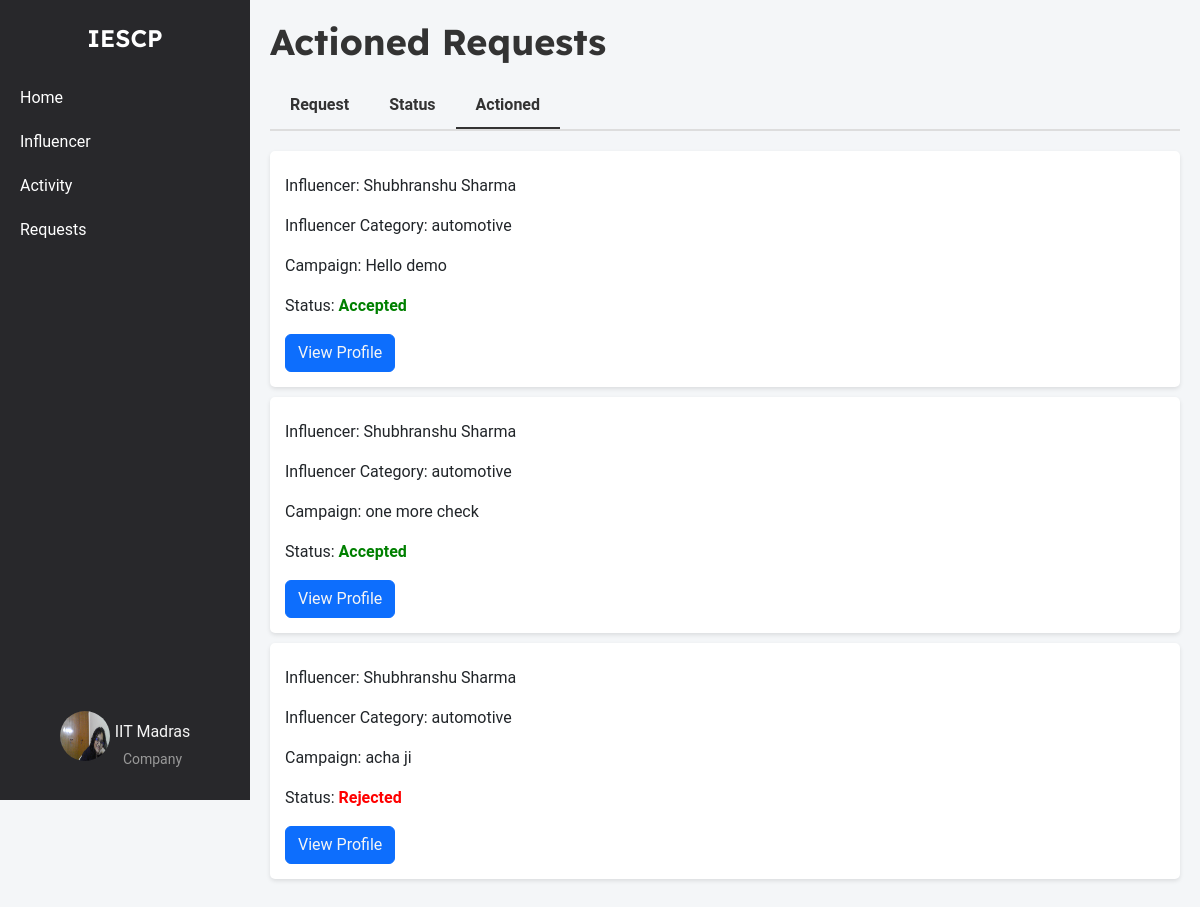
The page /company/actioned (signed in) on the database as committed earlier.
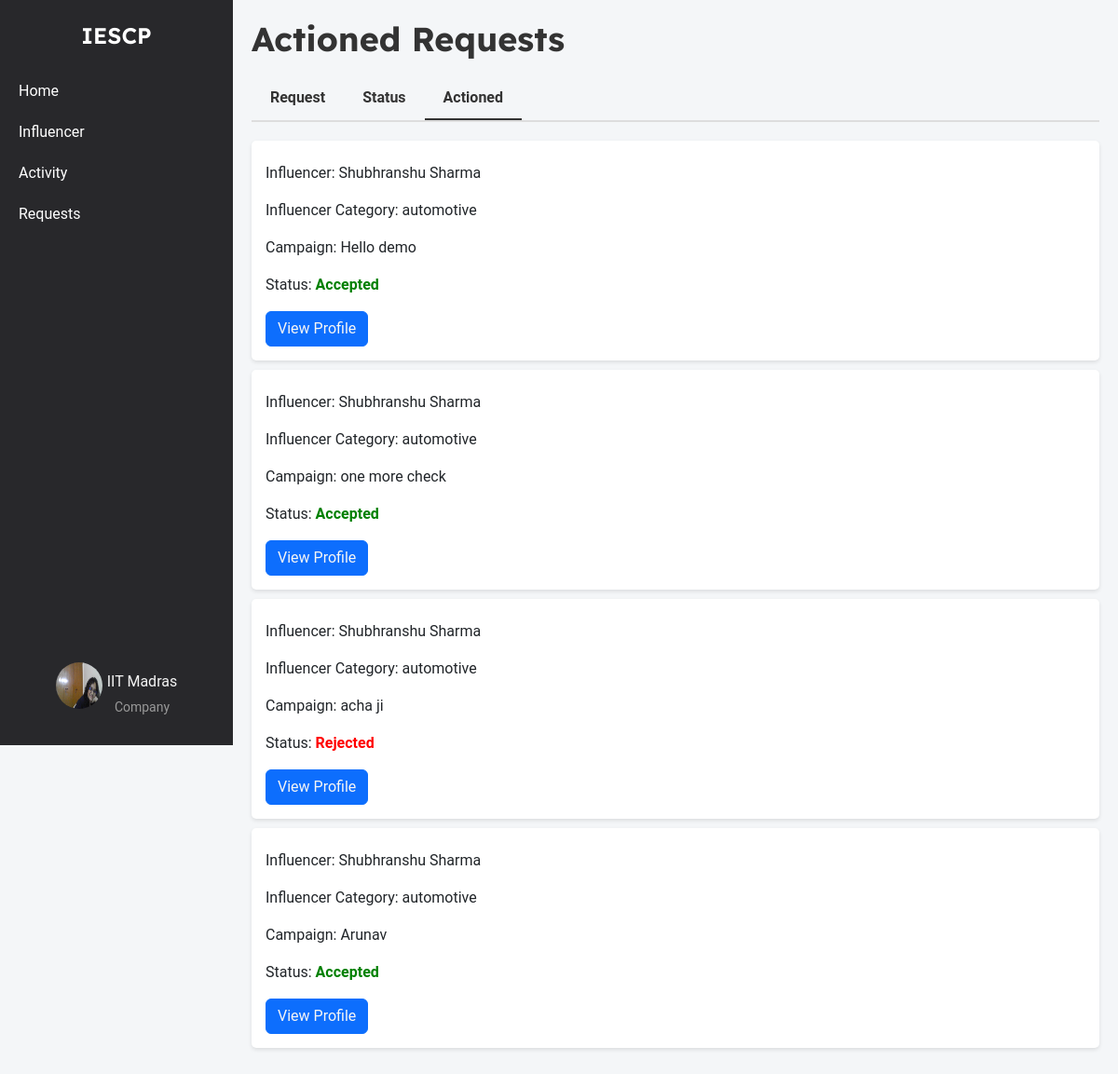
The same page on the database as committed later.
### models.py (models this page shows, shortened)
class Company(db.Model):
    __tablename__ = 'company'
    id = db.Column(db.Integer, primary_key=True)
    company_name = db.Column(db.String(100), nullable=False)
    username = db.Column(db.String(50), unique=True, nullable=False)
    email = db.Column(db.String(120), unique=True, nullable=False)
    password_hash = db.Column(db.String(128), nullable=False)
    phone_number = db.Column(db.String(20), nullable=False)
    address = db.Column(db.String(200), nullable=False)
    industry = db.Column(db.String(100), nullable=False)
    other_industry = db.Column(db.String(100), nullable=True)
    website = db.Column(db.String(200), nullable=False)
    description = db.Column(db.Text, nullable=False)
    social_media_link = db.Column(db.String(200), nullable=False)
    logo = db.Column(db.String(200), nullable=False)
    campaigns = db.relationship('Campaign', backref='company', lazy=True)

class InterestedCampaigns(db.Model):
    __tablename__ = 'interested_campaigns'
    id = db.Column(db.Integer, primary_key=True)
    influencer_id = db.Column(
        db.Integer,
        db.ForeignKey('influencers.id', name='fk_influencer_id'),
        nullable=False
    )
    campaign_id = db.Column(
        db.Integer,
        db.ForeignKey('campaign.id', name='fk_campaign_id'),
        nullable=False
    )
    company_id = db.Column(
        db.Integer,
        db.ForeignKey('company.id', name='fk_company_id'),
        nullable=False
    )
    expressed_at = db.Column(db.DateTime, nullable=False, default=datetime.utcnow)
    status = db.Column(db.String(50), nullable=False, default='pending')
    influencer = db.relationship('Influencer', backref=db.backref('interested_campaigns', lazy=True))
    campaign = db.relationship('Campaign', backref=db.backref('interested_influencers', lazy=True))
    company = db.relationship('Company', backref=db.backref('company_interests', lazy=True))

class Influencer(db.Model):
    __tablename__ = 'influencers'
    id = db.Column(db.Integer, primary_key=True)
    name = db.Column(db.String(255), nullable=False)
    username = db.Column(db.String(255), unique=True, nullable=False)
    email = db.Column(db.String(255), unique=True, nullable=False)
    password_hash = db.Column(db.String(255), nullable=False)
    category = db.Column(db.String(255), nullable=False)
    interest = db.Column(db.String(255), nullable=False)
    reach = db.Column(db.Integer, nullable=False)
    social_media_links = db.Column(db.String(255), nullable=False)
    bio = db.Column(db.String(255), nullable=False)
    profile_picture = db.Column(db.String(255), nullable=False)
    campaigns = db.relationship('Campaign', secondary=influencer_campaign_association, back_populates='influencers')

class Campaign(db.Model):
    __tablename__ = 'campaign'
    id = db.Column(db.Integer, primary_key=True)
    title = db.Column(db.String(200), nullable=False)
    description = db.Column(db.Text, nullable=False)
    budget = db.Column(db.Float, nullable=False)
    start_date = db.Column(db.Date, nullable=False)
    end_date = db.Column(db.Date, nullable=False)
    company_id = db.Column(db.Integer, db.ForeignKey('company.id'), nullable=False)
    admin_id = db.Column(db.Integer, db.ForeignKey('admin.id'), nullable=False, default=1)
    status = db.Column(db.String(50), nullable=False, default='pending')
    category = db.Column(db.String(255), nullable=False)
    created_at = db.Column(db.DateTime, nullable=False, default=datetime.utcnow)
    visibility = db.Column(db.String(50), nullable=False, default='public')
    influencers = db.relationship('Influencer', secondary=influencer_campaign_association, back_populates='campaigns')
    is_flag = db.Column(db.Boolean, nullable=False, default=False)

### company_routes.py (the view)
@app.route('/company/actioned')
@company_auth_required
def company_actioned():
    user = Company.query.get(session['company_id'])
    actioned_requests = db.session.query(InterestedCampaigns).join(Campaign).filter(Campaign.company_id == user.id).filter(InterestedCampaigns.status.in_(['accepted', 'rejected'])).all()
    return render_template('company_actioned.html', user=user, actioned_requests=actioned_requests)

### company_routes.py (called while the page is built)
def company_auth_required(func):
    @wraps(func)
    def func3(*args, **kwargs):
        if 'company_id' in session:
            return func(*args, **kwargs)
        else:
            flash("Please login first")
            return redirect(url_for('company_login'))
    return func3

### templates/company_actioned.html (shortened to what this page needs)
{% extends 'layout.html' %}
{% block content %}
    <div class="container-box">
        <div class="sidebar">
            <div class="logo">IESCP</div>
            <ul>
                <li><a href="{{url_for('company_home')}}">Home</a></li>
                <li><a href="{{url_for('influencer_search')}}">Influencer</a></li>
                <li><a href="{{url_for('company_activity')}}">Activity</a></li>
                <li><a href="{{url_for('company_requests')}}">Requests</a></li>
            </ul>
            <div class="profile">
                <a href="{{ url_for('company_dashboard') }}">
                    <img src="{{ url_for('static', filename='profile_upload/company/' + user.username + '/' + user.logo) }}" alt="Profile Picture">
                    <div class="profile-name-category">
                        <span class="company_name">{{ user.company_name }}</span>
                        <span class="category">Company</span>
                    </div>
                </a>
            </div>
        </div>
        <div class="main-content">
            <h1>Actioned Requests</h1>
            <div class="tabs">
                <a href="{{url_for('company_requests')}}" class="tab">Request</a>
                <a href="{{url_for('company_request_status')}}" class="tab">Status</a>
                <a href="{{url_for('company_actioned')}}" class="tab active">Actioned</a>
            </div>
            {% if actioned_requests %}
                {% for request in actioned_requests %}
                    <div class="request-item">
                        <p>Influencer: {{ request.influencer.name }}</p>
                        <p>Influencer Category: {{request.influencer.category}}</p>
                        <p>Campaign: {{request.campaign.title}}</p>
                        <p>Status:
                            {% if request.status == 'accepted' %}
                                <span class="status-accepted">Accepted</span>
                            {% elif request.status == 'rejected' %}
                                <span class="status-rejected">Rejected</span>
                            {% endif %}
                        </p>
                        <button class="btn btn-primary"><a href="{{request.influencer.social_media_links}}" target="_blank">View Profile</a></button>
                    </div>
                {% endfor %}
            {% else %}
                <p>No actioned requests to display.</p>
            {% endif %}
        </div>
    </div>
{% endblock %}

### templates/layout.html (shortened to what this page needs)
<!DOCTYPE html>
<html lang="en">
<head>
    <link rel="stylesheet" href="https://cdn.jsdelivr.net/npm/bootstrap@5.3.3/dist/css/bootstrap.min.css">
</head>
<body>
    {% block content %}
    {% endblock %}
</body>
</html>

### templates/company_actioned.html (style rules this page uses)
body { font-family: 'Roboto', Arial, sans-serif; margin: 0; padding: 0; background-color: #f4f6f8; }
.container-box { display: flex; width: 100%; }
a { text-decoration: none; color: whitesmoke; }
.sidebar { width: 250px; background-color: #28282B; color: white; display: flex; flex-direction: column; align-items: center; padding-top: 20px; position: fixed; top: 0; left: 0; height: 100vh; overflow: auto; }
.sidebar .logo { font-size: 24px; font-weight: bold; margin-bottom: 20px; font-family: 'Lexend Deca', sans-serif; font-weight: 600; }
.sidebar ul { list-style-type: none; padding: 0; width: 100%; }
.sidebar ul li { width: 100%; }
.sidebar ul li a { display: block; padding: 10px 20px; color: white; text-decoration: none; }
.sidebar .profile { margin-top: auto; text-align: center; padding: 10px; }
.profile .category { font-size: 14px; color: #999; margin-top: 5px; }
.sidebar .profile img { width: 50px; height: 50px; border-radius: 50%; margin-bottom: 5px; }
.profile { display: flex; flex-direction: column; align-items: center; text-align: center; padding: 10px; margin-bottom: 20px; }
.profile a { display: flex; align-items: center; text-align: center; justify-content: center; gap: 5px; }
.profile-name-category { display: flex; flex-direction: column; align-items: center; text-align: center; justify-content: center; padding-top: 13px; }
.main-content { flex: 1; padding: 20px; margin-left: 250px; overflow-y: auto; }
.main-content h1 { font-size: 36px; font-weight: bold; font-family: 'Lexend Deca', sans-serif; color: #333; margin-bottom: 20px; }
.tabs { display: flex; border-bottom: 2px solid #ddd; margin-bottom: 20px; }
.tab { padding: 10px 20px; cursor: pointer; font-weight: bold; color: #333; border: none; background-color: transparent; }
.tab.active { border-bottom: 2px solid #333; }
.request-item { background-color: white; padding: 15px; border-radius: 5px; box-shadow: 0 2px 4px rgba(0, 0, 0, 0.1); margin-bottom: 10px; }
.status-accepted { color: green; font-weight: bold; }
.status-rejected { color: red; font-weight: bold; }

Rows that differ between the two databases and show on the page:
added InterestedCampaigns: influencer.name "Shubhranshu Sharma", influencer.category "automotive", campaign "Arunav", status "Accepted"
